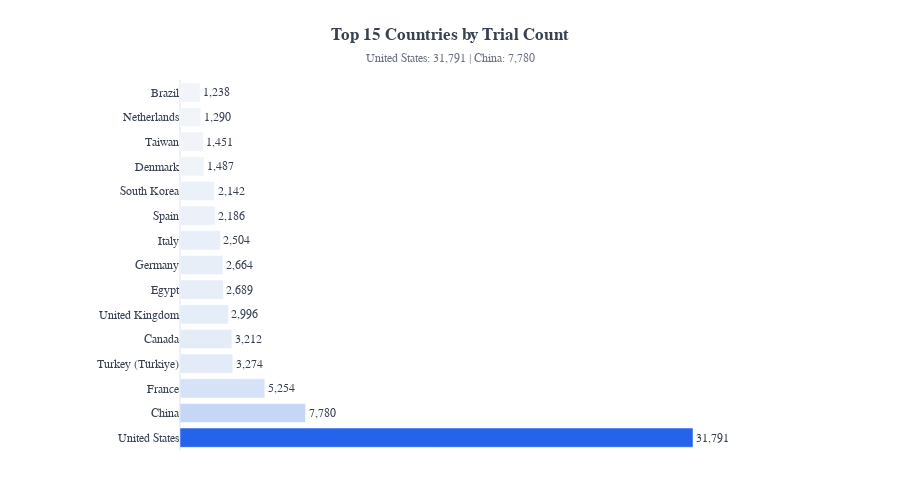

The code cell stored with this chart in its notebook:
### Code cell
# ============================================================
# 2.2 Country distribution chart
# ============================================================

# Prepare data for plot (sorted ascending for horizontal bar - largest at top)
plot_data = top20.sort_values('n_trials', ascending=True).tail(15)

# Key values for subtitle
top1 = df_country.iloc[0]
top2 = df_country.iloc[1]

fig_country = create_horizontal_bar_chart(
    data=plot_data,
    value_col='n_trials',
    label_col='primary_country',
    title='Top 15 Countries by Trial Count',
    subtitle=f"{top1['primary_country']}: {top1['n_trials']:,.0f} | {top2['primary_country']}: {top2['n_trials']:,.0f}",
    show_pct=False,
    height=500,
)
fig_country.show()

### Figure 1 — Plotly figure (JSON) as saved in the notebook; plotly's stock layout.template omitted (floating-point values rounded to 4 significant figures)
{"data": [{"cliponaxis": false, "hovertemplate": "<b>%{y}</b><br>Trials: %{x:,}<extra></extra>", "marker": {"color": ["rgb(241, 245, 249)", "rgb(241, 245, 249)", "rgb(240, 244, 249)", "rgb(239, 244, 249)", "rgb(235, 241, 249)", "rgb(235, 240, 249)", "rgb(233, 239, 248)", "rgb(231, 238, 248)", "rgb(231, 238, 248)", "rgb(229, 237, 248)", "rgb(228, 236, 248)", "rgb(227, 235, 248)", "rgb(214, 226, 247)", "rgb(197, 214, 246)", "rgb(37, 99, 235)"]}, "orientation": "h", "text": ["1,238", "1,290", "1,451", "1,487", "2,142", "2,186", "2,504", "2,664", "2,689", "2,996", "3,212", "3,274", "5,254", "7,780", "31,791"], "textposition": "outside", "type": "bar", "x": [1238, 1290, 1451, 1487, 2142, 2186, 2504, 2664, 2689, 2996, 3212, 3274, 5254, 7780, 31791], "y": ["Brazil", "Netherlands", "Taiwan", "Denmark", "South Korea", "Spain", "Italy", "Germany", "Egypt", "United Kingdom", "Canada", "Turkey (Türkiye)", "France", "China", "United States"]}], "layout": {"bargap": 0.22, "font": {"color": "#374151", "family": "Arial"}, "height": 500, "margin": {"b": 50, "l": 180, "r": 180, "t": 80}, "title": {"text": "<b>Top 15 Countries by Trial Count</b><br><span style='font-size:12px; color:#6b7280'>United States: 31,791 | China: 7,780</span>", "x": 0.5, "xanchor": "center"}, "xaxis": {"rangemode": "tozero", "showgrid": false, "showticklabels": false, "title": {}}, "yaxis": {"autorange": "reversed", "tickfont": {"size": 12}, "title": {}}}}
